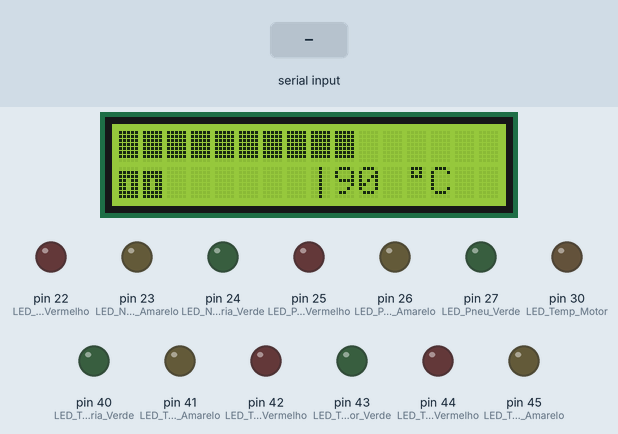
A sketch run on a simulated Arduino Mega 2560, built with avr-gcc and run on an emulated ATmega2560. Parts: 16×2 character LCD, output pins drawn as LEDs (lit = HIGH). The test bench sets the inputs (shaded band). What the sketch prints to the serial monitor is not drawn.

Above: at 1.2 s.
1.3 s: "90,45,200\n" received over Serial
At 1.9 s:
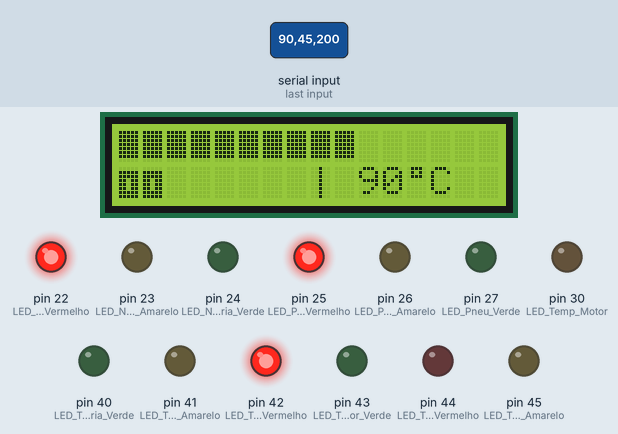
2.8 s: "30,150,10\n" received over Serial
At 3.1 s:
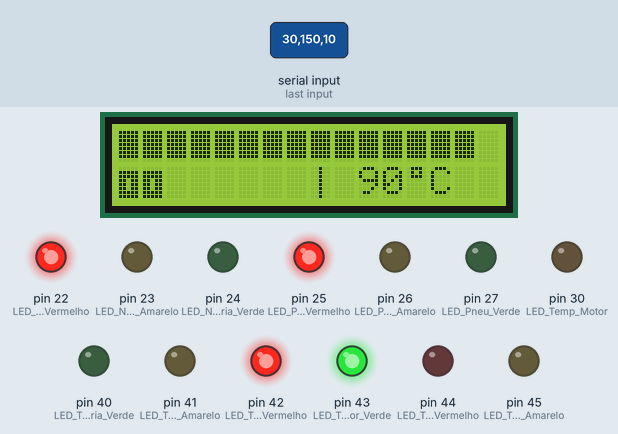
4.3 s: "90,45,200,10,150,30\n" received over Serial
At 5.5 s:
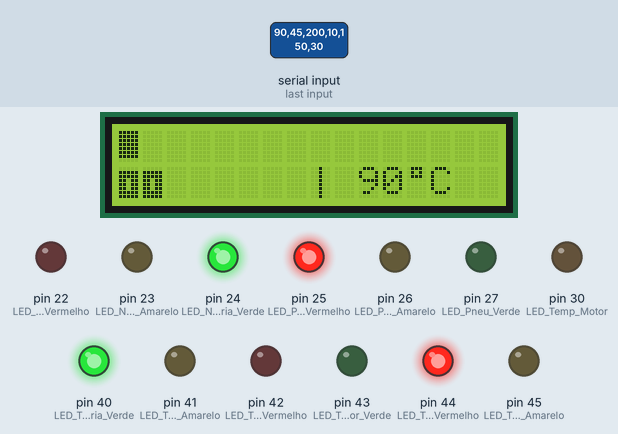
5.8 s: "90,45\n" received over Serial
At 6.5 s:
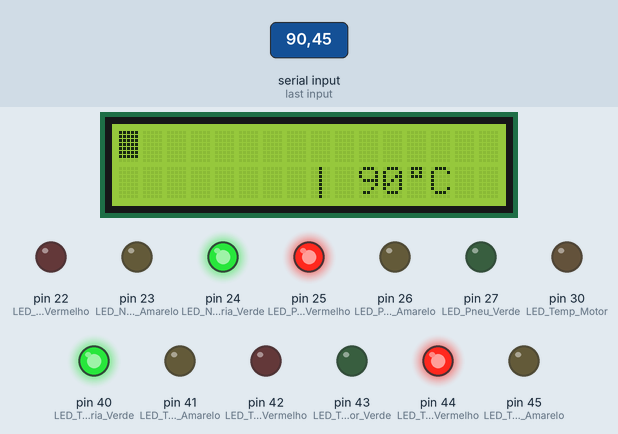
7.3 s: "90,45,200,10\n" received over Serial
At 7.9 s:
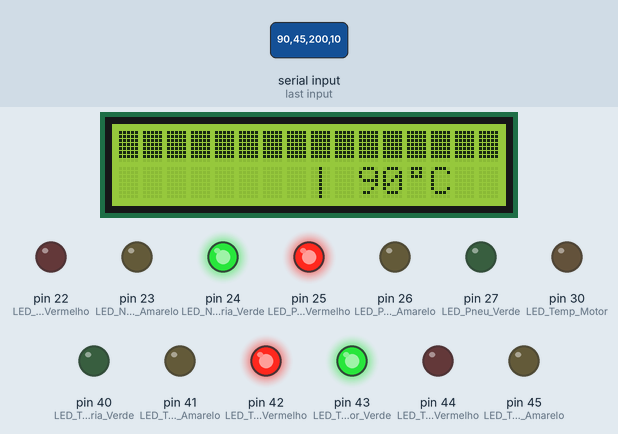
8.8 s: "32\n" received over Serial
At 9.8 s:
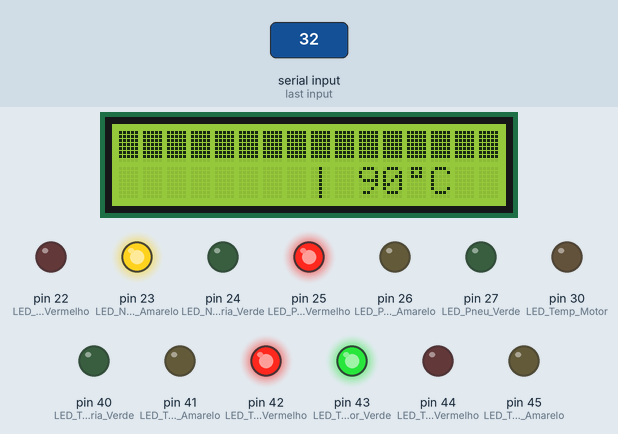
Timing chart, 0 to 11.3 s (numbered marks = the images above; inputs shaded):
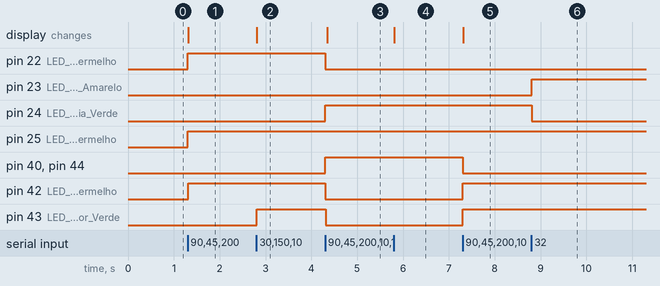

Measured:
- after the input at 1.3 s, pin 22 (LED_Nivel_Bateria_Vermelho), pin 25 (LED_Pneu_Vermelho), pin 42 (LED_Temp_Bateria_Vermelho): LOW → HIGH at once; the display: changes at once (image 1)
- after the input at 2.8 s, pin 43 (LED_Temp_Controlador_Verde): LOW → HIGH at once; the display: changes at once (image 2)
- after the input at 4.3 s, pin 22 (LED_Nivel_Bateria_Vermelho), pin 42 (LED_Temp_Bateria_Vermelho), pin 43 (LED_Temp_Controlador_Verde): HIGH → LOW at once; pin 24 (LED_Nivel_Bateria_Verde), pin 40 (LED_Temp_Bateria_Verde), pin 44 (LED_Temp_Controlador_Vermelho): LOW → HIGH at once; the display: changes after 0.05 s (image 3)
- after the input at 5.8 s, the display: changes at once (image 4)
- after the input at 7.3 s, pin 40 (LED_Temp_Bateria_Verde), pin 44 (LED_Temp_Controlador_Vermelho): HIGH → LOW at once; pin 42 (LED_Temp_Bateria_Vermelho), pin 43 (LED_Temp_Controlador_Verde): LOW → HIGH at once; the display: changes at once (image 5)
- after the input at 8.8 s, pin 23 (LED_Nivel_Bateria_Amarelo): LOW → HIGH at once; pin 24 (LED_Nivel_Bateria_Verde): HIGH → LOW at once

The sketch:

Dashboard.ino
```cpp
/************************************************************************************
 * PROJETO CAPIBARIBE
 * DASHBOARD .................................. Versão 1.0
 *
 * RESUMO:
 *  Mostrar dados como Velocidade, RPM e Temperatura do motor na tela LCD
 *  Mostrar dados como Pressão dos pneus, Nivel de bateria, Temperatura do motor,
 *  da bateria e do controlador em LEDs
 *
 *************************************************************************************/

#include <LiquidCrystal.h>

LiquidCrystal lcd(8, 9, 4, 5, 6, 7);

// DEFINIÇAO DE NOVOS CARACTERES PARA O LCD
byte TijoloRPM[8] =
{
  B00000,
  B11111,
  B11111,
  B11011,
  B11011,
  B11011,
  B11111,
  B11111};

byte TijoloVelocidade[8] =
{
  B11111,
  B11111,
  B11111,
  B11111,
  B11111,
  B11111,
  B11111,
  B00000};
byte Barra[8] =
{
  B00100,
  B00100,
  B00100,
  B00100,
  B00100,
  B00100,
  B00100,
  B00100};

byte Grau[8] =
{
  B01110,
  B01010,
  B01110,
  B00000,
  B00000,
  B00000,
  B00000,
  B00000};

//DEFININDO OS PINOS DE CADA LED
 #define LED_Temp_Motor                30
 #define LED_Pneu_Vermelho             25
 #define LED_Pneu_Amarelo              26
 #define LED_Pneu_Verde                27
 #define LED_Nivel_Bateria_Vermelho    22
 #define LED_Nivel_Bateria_Amarelo     23
 #define LED_Nivel_Bateria_Verde       24
 #define LED_Temp_Bateria_Vermelho     42
 #define LED_Temp_Bateria_Amarelo      41
 #define LED_Temp_Bateria_Verde        40
 #define LED_Temp_Controlador_Vermelho 44
 #define LED_Temp_Controlador_Amarelo  45
 #define LED_Temp_Controlador_Verde    43

 int Temperatura_Motor = 90;
 int Pressao_Pneus = 0;
 int Nivel_Bateria = 100;
 int Temperatura_Bateria = 30;
 int Temperatura_Controlador = 28;
 int Velocidade = 100;
 int RPM = 2000;
 int QntBlocos = 0;

void setup()
{

//INICIALIZANDO A TELA LCD E CRIANDO OS CARACTERES NOVOS
     lcd.begin(16, 2);
     lcd.setCursor(0,1);
     lcd.createChar(1,TijoloVelocidade);
     lcd.createChar(2,Barra);
     lcd.createChar(3,Grau);
     lcd.createChar(4,TijoloRPM);


//SUBDIVIDINDO O LCD E ESCREVENDO A TEMPERATURA ATUA DO MOTOR
     lcd.setCursor(9,1);
     lcd.print(Temperatura_Motor);
     lcd.setCursor(12,1);
     lcd.write(3);
     lcd.print('C');

//LEDs
     pinMode(LED_Temp_Motor,OUTPUT);
     digitalWrite(LED_Temp_Motor, LOW);

     pinMode(LED_Pneu_Vermelho,OUTPUT);
     digitalWrite(LED_Pneu_Vermelho, LOW);
     pinMode(LED_Pneu_Amarelo,OUTPUT);
     digitalWrite(LED_Pneu_Amarelo, LOW);
     pinMode(LED_Pneu_Verde,OUTPUT);
     digitalWrite(LED_Pneu_Verde, LOW);

     pinMode(LED_Nivel_Bateria_Vermelho,OUTPUT);
     digitalWrite(LED_Nivel_Bateria_Vermelho, LOW);
     pinMode(LED_Nivel_Bateria_Amarelo,OUTPUT);
     digitalWrite(LED_Nivel_Bateria_Amarelo, LOW);
     pinMode(LED_Nivel_Bateria_Verde,OUTPUT);
     digitalWrite(LED_Nivel_Bateria_Verde, LOW);

     pinMode(LED_Temp_Bateria_Vermelho,OUTPUT);
     digitalWrite(LED_Temp_Bateria_Vermelho, LOW);
     pinMode(LED_Temp_Bateria_Amarelo,OUTPUT);
     digitalWrite(LED_Temp_Bateria_Amarelo, LOW);
     pinMode(LED_Temp_Bateria_Verde,OUTPUT);
     digitalWrite(LED_Temp_Bateria_Verde, LOW);

     pinMode(LED_Temp_Controlador_Vermelho,OUTPUT);
     digitalWrite(LED_Temp_Controlador_Vermelho, LOW);
     pinMode(LED_Temp_Controlador_Amarelo,OUTPUT);
     digitalWrite(LED_Temp_Controlador_Amarelo, LOW);
     pinMode(LED_Temp_Controlador_Verde,OUTPUT);
     digitalWrite(LED_Temp_Controlador_Verde, LOW);


  //SERIAL
    Serial.begin(9600);
}

void loop()
{
   lcd.clear();
   lcd.setCursor(8,1);
   lcd.write(2);
   lcd.display();

   F_Velocidade();
   F_RPM();
   lcd.setCursor(9,1);
   lcd.print(Temperatura_Motor);
   lcd.setCursor(12,1);
   lcd.write(3);
   lcd.print('C');

/********************************TEMPERATURA DO MOTOR*************************************/
    Serial.print("Temperatura_Motor: ");
    while(Serial.read()<0) Temperatura_Motor = Serial.parseInt();
    Serial.println(Temperatura_Motor);

    if(Temperatura_Motor > 96){
        digitalWrite(LED_Temp_Motor, HIGH);
     }
    else{
      digitalWrite(LED_Temp_Motor, LOW);
    }

    if(Temperatura_Motor > 99)lcd.setCursor(9,1);
    else {
      lcd.setCursor(9,1);
      lcd.print(' ');
      lcd.setCursor(10,1);
    }
     lcd.print(Temperatura_Motor);
     lcd.setCursor(12,1);
     lcd.write(3);
     lcd.print('C');

/********************************PRESSAO DOS PNEUS*************************************/
    Serial.print("Pressao_Pneus: ");
    while(Serial.read()<0) Pressao_Pneus = Serial.parseInt();
    Serial.println(Pressao_Pneus);
    if(Pressao_Pneus == 32){
        digitalWrite(LED_Pneu_Amarelo, LOW);
        digitalWrite(LED_Pneu_Vermelho, LOW);
        digitalWrite(LED_Pneu_Verde, HIGH);
     }
    else if (Pressao_Pneus < 32 && Pressao_Pneus > 30){
      digitalWrite(LED_Pneu_Verde, LOW);
      digitalWrite(LED_Pneu_Amarelo, HIGH);
      digitalWrite(LED_Pneu_Vermelho, LOW);
    }
    else{
      digitalWrite(LED_Pneu_Verde, LOW);
      digitalWrite(LED_Pneu_Amarelo, LOW);
      digitalWrite(LED_Pneu_Vermelho, HIGH);

    }

/********************************NIVEL DE BATERIA*************************************/
    Serial.print("Nivel_Bateria: ");
    while(Serial.read()<0) Nivel_Bateria = Serial.parseInt();
    Serial.println(Nivel_Bateria);
    if(Nivel_Bateria > 70){
        digitalWrite(LED_Nivel_Bateria_Amarelo, LOW);
        digitalWrite(LED_Nivel_Bateria_Vermelho, LOW);
        digitalWrite(LED_Nivel_Bateria_Verde, HIGH);
     }
    else if(Nivel_Bateria < 70 && Nivel_Bateria > 30){
      digitalWrite(LED_Nivel_Bateria_Verde, LOW);
      digitalWrite(LED_Nivel_Bateria_Amarelo, HIGH);
      digitalWrite(LED_Nivel_Bateria_Vermelho, LOW);
    }
    else{
      digitalWrite(LED_Nivel_Bateria_Verde, LOW);
      digitalWrite(LED_Nivel_Bateria_Amarelo, LOW);
      digitalWrite(LED_Nivel_Bateria_Vermelho, HIGH);

    }
/********************************TEMPERATURA DA BATERIA*************************************/
    Serial.print("Temperatura_Bateria: ");
    while(Serial.read()<0) Temperatura_Bateria = Serial.parseInt();
    Serial.println(Temperatura_Bateria);
    if(Temperatura_Bateria > 65){
        digitalWrite(LED_Temp_Bateria_Amarelo, LOW);
        digitalWrite(LED_Temp_Bateria_Vermelho, HIGH);
        digitalWrite(LED_Temp_Bateria_Verde, LOW);
     }
    else if (Temperatura_Bateria < 65 && Temperatura_Bateria > 60){
      digitalWrite(LED_Temp_Bateria_Verde, LOW);
      digitalWrite(LED_Temp_Bateria_Amarelo, HIGH);
      digitalWrite(LED_Temp_Bateria_Vermelho, LOW);

    }
    else{
      digitalWrite(LED_Temp_Bateria_Verde, HIGH);
      digitalWrite(LED_Temp_Bateria_Amarelo, LOW);
      digitalWrite(LED_Temp_Bateria_Vermelho, LOW);

    }
/********************************TEMPERATURA DO CONTROLADOR*************************************/
    Serial.print("Temperatura_Controlador: ");
    while(Serial.read()<0) Temperatura_Controlador = Serial.parseInt();
    Serial.println(Temperatura_Controlador);
    if(Temperatura_Controlador > 65){
        digitalWrite(LED_Temp_Controlador_Amarelo, LOW);
        digitalWrite(LED_Temp_Controlador_Vermelho, HIGH);
        digitalWrite(LED_Temp_Controlador_Verde, LOW);
     }
     else if(Temperatura_Controlador < 65 && Temperatura_Controlador > 60){
      digitalWrite(LED_Temp_Controlador_Verde, LOW);
      digitalWrite(LED_Temp_Controlador_Amarelo, HIGH);
      digitalWrite(LED_Temp_Controlador_Vermelho, LOW);

    }
    else{
      digitalWrite(LED_Temp_Controlador_Verde, HIGH);
      digitalWrite(LED_Temp_Controlador_Amarelo, LOW);
      digitalWrite(LED_Temp_Controlador_Vermelho, LOW);

    }

/********************************VELOCIDADE*************************************/

    Serial.print("Velocidade: ");
    while(Serial.read()<0) Velocidade = Serial.parseInt();
    Serial.println(Velocidade);
    F_Velocidade();

/********************************RPM*******************************************/
    Serial.print("RPM: ");
    while(Serial.read()<0) RPM = Serial.parseInt();
    Serial.println(RPM);

/******************************************************************************/

   Serial.println();
}
```

RPM.ino
```cpp
void F_RPM(){
  QntBlocos = RPM/1000;
  int i;
       for(i = 0; i < QntBlocos; i++){
          lcd.setCursor(i,1);
          lcd.write(4);
       }
}
```

Velocidade.ino
```cpp
void F_Velocidade(){
  QntBlocos = Velocidade/10;
  int i;
       for(i = 0; i < QntBlocos; i++){
          lcd.setCursor(i,0);
          lcd.write(1);
       }
}
```
